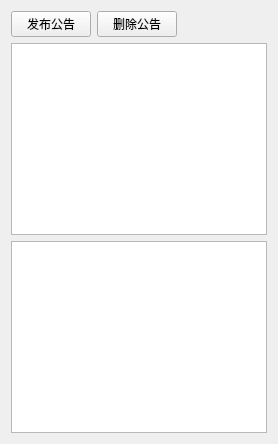
        <widget class="QWidget" name="gonggao">
         <property name="sizePolicy">
          <sizepolicy hsizetype="Expanding" vsizetype="Ignored">
           <horstretch>0</horstretch>
           <verstretch>0</verstretch>
          </sizepolicy>
         </property>
         <layout class="QGridLayout" name="gridLayout_9">
          <item row="2" column="0">
           <widget class="QTableWidget" name="tableWidget">
            <property name="minimumSize">
             <size>
              <width>2</width>
              <height>2</height>
             </size>
            </property>
           </widget>
          </item>
          <item row="0" column="0">
           <layout class="QHBoxLayout" name="horizontalLayout_3">
            <item>
             <widget class="QPushButton" name="pushButton_18">
              <property name="text">
               <string>发布公告</string>
              </property>
              <property name="name" stdset="0">
               <string>pu</string>
              </property>
             </widget>
            </item>
            <item>
             <widget class="QPushButton" name="pushButton_19">
              <property name="text">
               <string>删除公告</string>
              </property>
              <property name="name" stdset="0">
               <string>pu</string>
              </property>
             </widget>
            </item>
            <item>
             <spacer name="horizontalSpacer_2">
              <property name="orientation">
               <enum>Qt::Orientation::Horizontal</enum>
              </property>
              <property name="sizeHint" stdset="0">
               <size>
                <width>40</width>
                <height>20</height>
               </size>
              </property>
             </spacer>
            </item>
           </layout>
          </item>
          <item row="1" column="0">
           <widget class="QTableView" name="tableView_5"/>
          </item>
         </layout>
        </widget>
